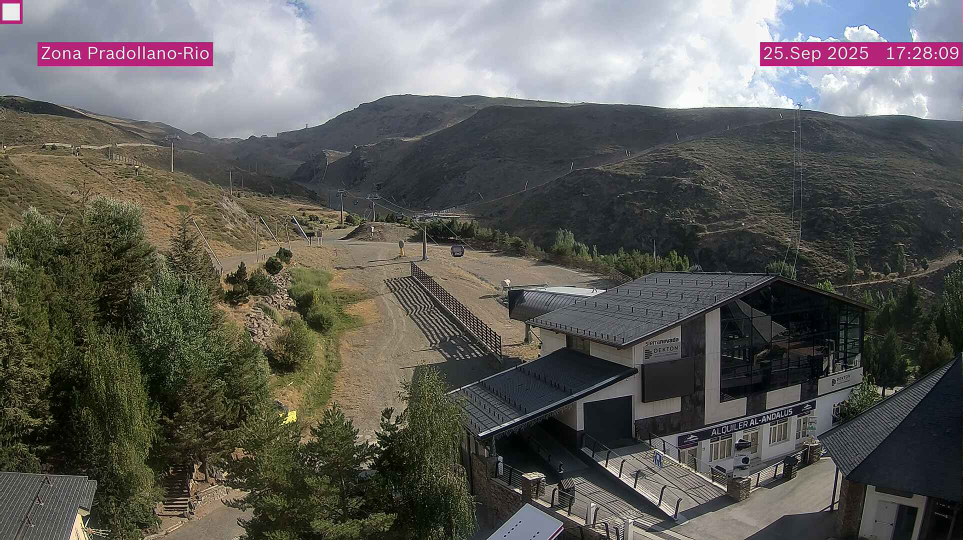
#> input picture images_10min/tenmin_20250925_152857.jpg, 1925 x 1080 px (shown at 1/2 size)
$ python -i generate_timelapse_last3days.py   (imports and definitions only)   (older library calls are emulated)
#> lines starting #> are read from the running program, lines starting #| are printed output that depends on the picture
#> further down, picture is the input picture: shape (1080, 1925, 3); mean B, G, R 90, 93.7, 94.8
#!/usr/bin/env python3
"""
Generate a timelapse covering the last full 3 days, starting 5 minutes before sunrise
on the earliest of those days. Uses images from folders:
 - images_10min
 - images_inbetween
 - images_5min

Writes one MP4 to timelapses/timelapse_last3days_<start>_<end>_24fps.mp4
Prints summary: number of frames used and skipped.
"""

import os
import re
import sys
from glob import glob
from datetime import datetime, date, timedelta, time
import cv2
import numpy as np

# Astral for sunrise calculations
try:
    from astral import LocationInfo
    from astral.sun import sun
except Exception:
    print("Missing 'astral' dependency. Please ensure requirements.txt contains astral.")
    sys.exit(2)

# -------- CONFIG (edit if needed) --------
FOLDERS = ["images_10min", "images_inbetween", "images_5min"]
OUTPUT_DIR = "timelapses"
FPS = 24

# Location: Pradollano, Sierra Nevada (approx)
LOCATION_NAME = "Pradollano"
REGION_NAME = "Spain"
LATITUDE = 37.0870
LONGITUDE = -3.3920
TIMEZONE = "Europe/Madrid"

# How many minutes before sunrise to start
MINUTES_BEFORE_SUNRISE = 300

# Bad-frame detection thresholds (tweak if needed)
MIN_DIM = 100
MIN_STD = 8           # too-low std -> near-flat image
BLACK_LEVEL = 15
WHITE_LEVEL = 240
PERCENT_BLACK = 0.55
PERCENT_WHITE = 0.55
DOMINANT_BIN_RATIO = 0.55
HALF_DIFF_THRESH = 60
LAPL_VAR_MAX = 1e6

# Regex for timestamp in filename: YYYYmmdd_HHMMSS
TS_RE = re.compile(r'(\d{8}_\d{6})')

# -----------------------------------------

# [1 line not run here, left out]

# [20 lines left out: functions extract_ts, gather_images, not called in this run]

def is_bad_frame(frame):
    """Return (True, reason) for bad frames."""
    if frame is None:
        return True, "unreadable"
    h, w = frame.shape[:2]
#> h = 1080; w = 1925
    if h < MIN_DIM or w < MIN_DIM:
        return True, f"too_small ({w}x{h})"
    gray = cv2.cvtColor(frame, cv2.COLOR_BGR2GRAY)
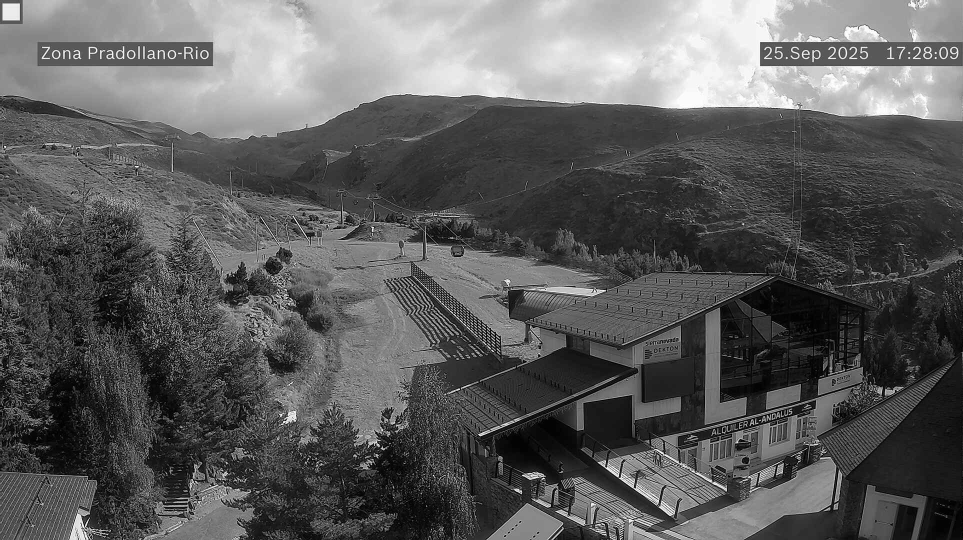
#> gray: shape (1080, 1925) (shown at 1/2 size); min 0, max 255, mean 93.6
    mean = float(np.mean(gray))
#> mean = 93.64
    std = float(np.std(gray))
#> std = 64.87
    # black / white masks
    black_ratio = float(np.sum(gray <= BLACK_LEVEL)) / (h * w)
#> black_ratio = 0.0725
    white_ratio = float(np.sum(gray >= WHITE_LEVEL)) / (h * w)
#> white_ratio = 0.014
    if black_ratio >= PERCENT_BLACK:
        return True, f"mostly_black ({black_ratio:.2f})"
    if white_ratio >= PERCENT_WHITE:
        return True, f"mostly_white ({white_ratio:.2f})"
    if std < MIN_STD:
        return True, f"low_std ({std:.2f})"
    hist = cv2.calcHist([gray], [0], None, [256], [0,256]).flatten()
#> hist = 256 values, max 21343 at index 88, min 134 at index 255, mean 8121.1
    dominant_ratio = float(np.max(hist)) / (h * w)
#> dominant_ratio = 0.0103
    if dominant_ratio >= DOMINANT_BIN_RATIO:
        return True, f"dominant_bin ({dominant_ratio:.2f})"
    left_mean = float(np.mean(gray[:, :w//2]))
#> left_mean = 97.34
    right_mean = float(np.mean(gray[:, w//2:]))
#> right_mean = 89.94
    if abs(left_mean - right_mean) > HALF_DIFF_THRESH:
        if left_mean <= (BLACK_LEVEL + 10) or right_mean <= (BLACK_LEVEL + 10):
            return True, f"half_blank (L={left_mean:.1f},R={right_mean:.1f})"
        if left_mean >= (WHITE_LEVEL - 10) or right_mean >= (WHITE_LEVEL - 10):
            return True, f"half_white (L={left_mean:.1f},R={right_mean:.1f})"
    lap_var = float(cv2.Laplacian(gray, cv2.CV_64F).var())
#> lap_var = 3735.9
    if lap_var > LAPL_VAR_MAX:
        return True, f"excessive_lap_var ({lap_var:.1f})"
    return False, ""

# [131 lines left out: functions compute_start_end, main, not called in this run]

# [2 lines not run here, left out]

>>> import cv2
>>> picture = cv2.imread('../images_10min/tenmin_20250925_152857.jpg')
>>> result = is_bad_frame(picture)
#> result = (False, '')

$ run again, on images_10min/tenmin_20250925_232813.jpg
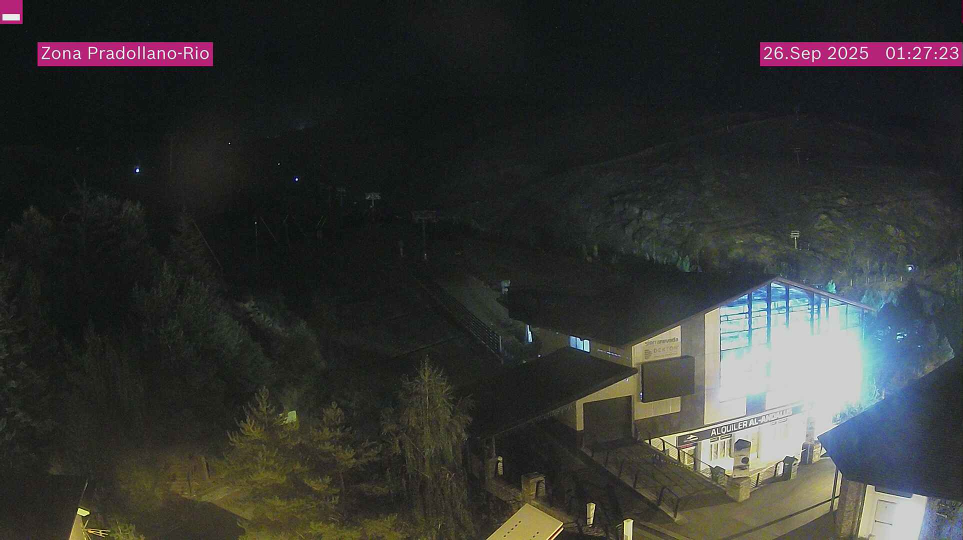
#> input picture images_10min/tenmin_20250925_232813.jpg, 1925 x 1080 px (shown at 1/2 size)
#> picture is the input picture: shape (1080, 1925, 3); mean B, G, R 49.8, 51.8, 51
#> in is_bad_frame, `gray = cv2.cvtColor(frame, cv2.COLOR_BGR2GRAY)`:
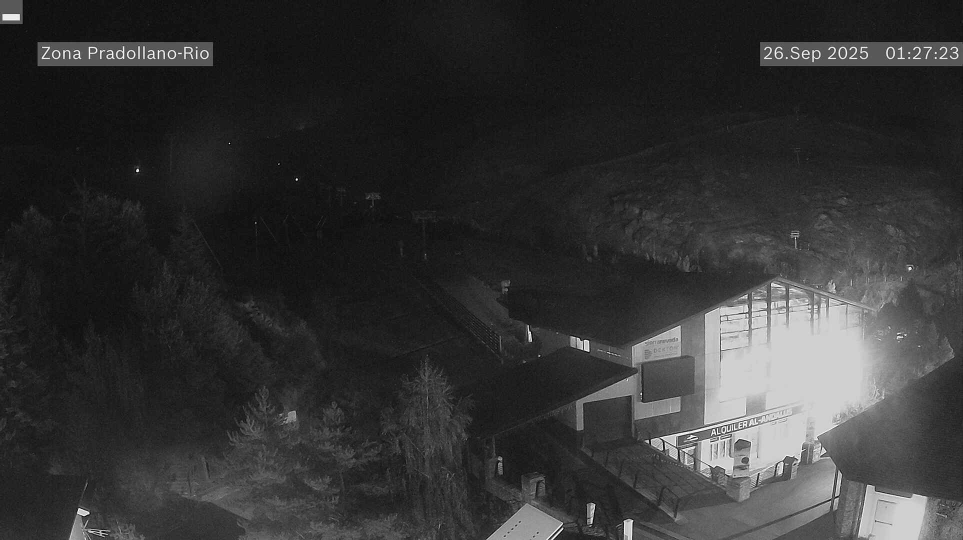
#> gray: shape (1080, 1925) (shown at 1/2 size); min 0, max 255, mean 51.3
#> mean = 51.34
#> std = 45.94
#> black_ratio = 0.00756
#> white_ratio = 0.00199
#> hist = 256 values, max 128637 at index 23, min 15 at index 0, mean 8121.1
#> dominant_ratio = 0.0619
#> left_mean = 33.68
#> right_mean = 68.99
#> lap_var = 295.9
#> result = (False, '')

$ run again, on images_10min/tenmin_20250926_094227.jpg
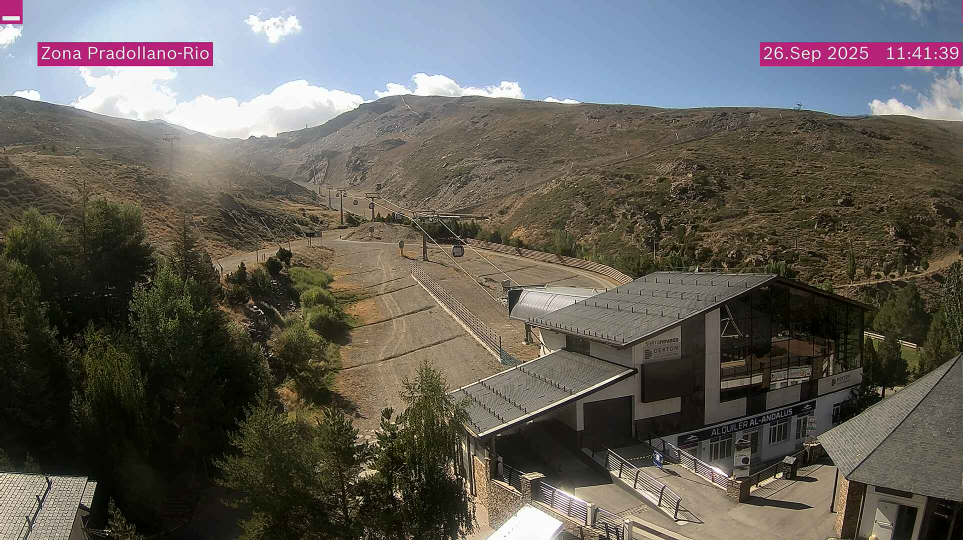
#> input picture images_10min/tenmin_20250926_094227.jpg, 1925 x 1080 px (shown at 1/2 size)
#> picture is the input picture: shape (1080, 1925, 3); mean B, G, R 89.5, 95.4, 98.8
#> in is_bad_frame, `gray = cv2.cvtColor(frame, cv2.COLOR_BGR2GRAY)`:
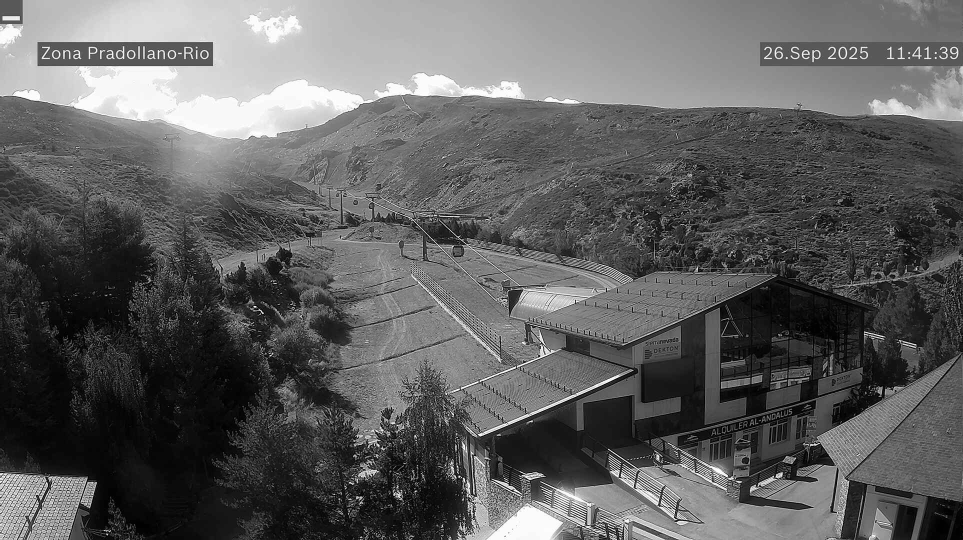
#> gray: shape (1080, 1925) (shown at 1/2 size); min 0, max 255, mean 95.7
#> mean = 95.67
#> std = 65.74
#> black_ratio = 0.11
#> white_ratio = 0.0297
#> hist = 256 values, max 34782 at index 8, min 904 at index 255, mean 8121.1
#> dominant_ratio = 0.0167
#> left_mean = 97.57
#> right_mean = 93.77
#> lap_var = 3977.6
#> result = (False, '')

$ run again, on images_10min/tenmin_20250926_150935.jpg
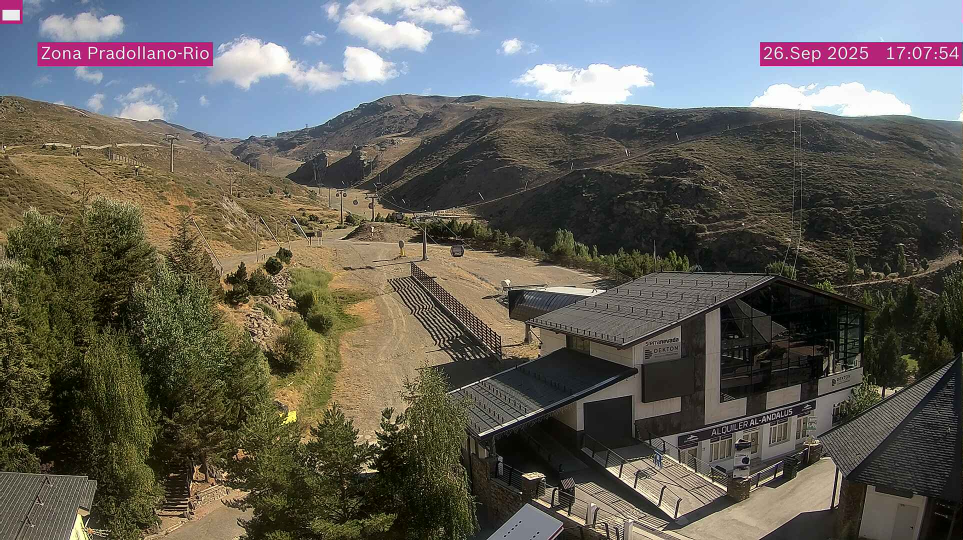
#> input picture images_10min/tenmin_20250926_150935.jpg, 1925 x 1080 px (shown at 1/2 size)
#> picture is the input picture: shape (1080, 1925, 3); mean B, G, R 89.3, 96.1, 98.3
#> in is_bad_frame, `gray = cv2.cvtColor(frame, cv2.COLOR_BGR2GRAY)`:
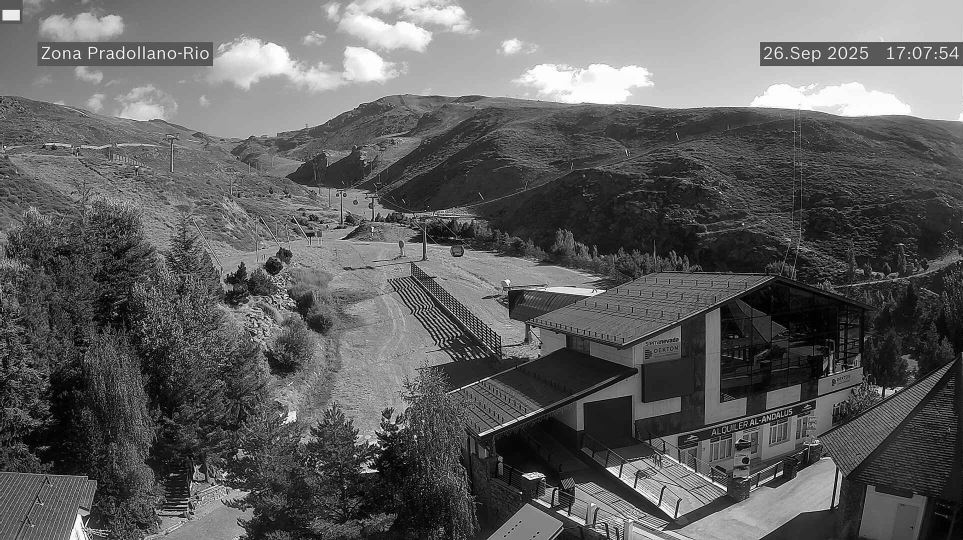
#> gray: shape (1080, 1925) (shown at 1/2 size); min 0, max 255, mean 96
#> mean = 95.98
#> std = 65.44
#> black_ratio = 0.0857
#> white_ratio = 0.0212
#> hist = 256 values, max 21534 at index 88, min 624 at index 255, mean 8121.1
#> dominant_ratio = 0.0104
#> left_mean = 100.3
#> right_mean = 91.67
#> lap_var = 5260.8
#> result = (False, '')
